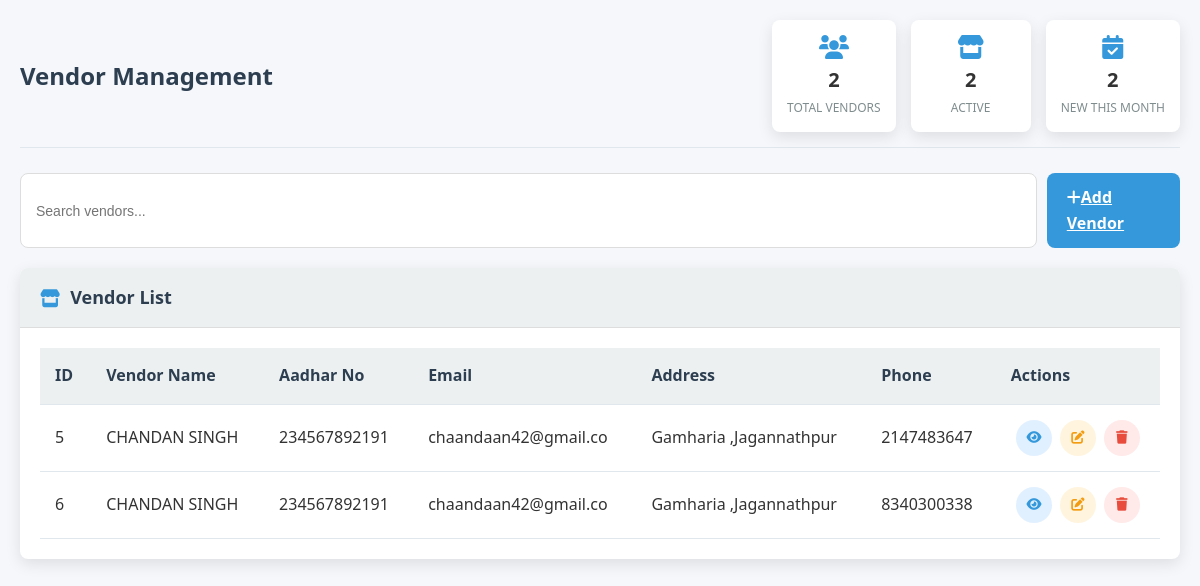
Page /php/vendor.php on the committed database.
### tables this page shows
CREATE TABLE `vendor` (
  `ID` int(100) NOT NULL,
  `VEN_NAME` varchar(50) NOT NULL,
  `AADHAR_NO` varchar(12) NOT NULL,
  `EMAIL` varchar(20) NOT NULL,
  `ADDRESS` varchar(100) NOT NULL,
  `PHONE` varchar(12) NOT NULL
);

### php/vendor.php (the view, shortened to what this page needs)
<?php
$servername = "localhost";
$username = "root";
$password = "";
$dbname = "final";
$conn = new mysqli($servername, $username, $password, $dbname);
$result = $conn->query("SELECT * FROM vendor");
?>
<!DOCTYPE html>
<html lang="en">
<head>
    <link href="https://cdnjs.cloudflare.com/ajax/libs/font-awesome/6.0.0-beta3/css/all.min.css" rel="stylesheet">
</head>
<body>
    <div class="container">
        <div class="page-header">
            <h1 class="page-title">Vendor Management</h1>
            <div class="page-stats">
                <div class="stat-card">
                    <i class="fas fa-users"></i>
                    <div class="stat-value"><?php echo $result->num_rows; ?></div>
                    <div class="stat-label">Total Vendors</div>
                </div>
                <div class="stat-card">
                    <i class="fas fa-store"></i>
                    <div class="stat-value"><?php echo $result->num_rows; ?></div>
                    <div class="stat-label">Active</div>
                </div>
                <div class="stat-card">
                    <i class="fas fa-calendar-check"></i>
                    <div class="stat-value"><?php echo $result->num_rows; ?></div>
                    <div class="stat-label">New This Month</div>
                </div>
            </div>
        </div>
        <div class="search-bar">
            <input type="text" id="searchInput" class="form-control search-input" placeholder="Search vendors...">
            <a href="add_vendor.php" class="btn btn-primary"><i class="fas fa-plus"></i>Add Vendor</a>
        </div>
        <div class="card">
            <div class="card-header">
                <h2 class="card-title">
                    <i class="fas fa-store"></i>
                    Vendor List
                </h2>
            </div>
            <div class="card-body">
                <div class="table-responsive">
                    <table class="data-table" id="vendorTable">
                        <thead>
                            <tr>
                                <th>ID</th>
                                <th>Vendor Name</th>
                                <th>Aadhar No</th>
                                <th>Email</th>
                                <th>Address</th>
                                <th>Phone</th>
                                <th>Actions</th>
                            </tr>
                        </thead>
                        <tbody>
                            <?php while ($row = $result->fetch_assoc()): ?>
                            <tr>
                                <td><?= $row["ID"] ?></td>
                                <td><?= $row["VEN_NAME"] ?></td>
                                <td><?= $row["AADHAR_NO"] ?></td>
                                <td><?= $row["EMAIL"] ?></td>
                                <td><?= $row["ADDRESS"] ?></td>
                                <td><?= $row["PHONE"] ?></td>
                                <td>
                                    <div class="action-buttons">
                                        <button class="btn-icon btn-view" onclick="viewVendor(<?= $row['ID'] ?>)" title="View Details">
                                            <i class="fas fa-eye"></i>
                                        </button>
                                        <button class="btn-icon btn-edit" onclick="editVendor(<?= $row['ID'] ?>)" title="Edit">
                                            <i class="fas fa-edit"></i>
                                        </button>
                                        <button class="btn-icon btn-delete" onclick="deleteVendor(<?= $row['ID'] ?>)" title="Delete">
                                            <i class="fas fa-trash"></i>
                                        </button>
                                    </div>
                                </td>
                            </tr>
                            <?php endwhile; ?>
                        </tbody>
                    </table>
                </div>
            </div>
        </div>
    </div>
</body>
</html>

### php/vendor.php (style rules this page uses)
:root { --primary-color: #3498db; --secondary-color: #2980b9; --success-color: #2ecc71; --warning-color: #f39c12; --danger-color: #e74c3c; --dark-color: #2c3e50; --light-color: #ecf0f1; --text-color: #333; --border-radius: 8px; --box-shadow: 0 5px 15px rgba(0, 0, 0, 0.1); --transition: all 0.3s ease; }
* { margin: 0; padding: 0; box-sizing: border-box; }
body { font-family: 'Segoe UI', Tahoma, Geneva, Verdana, sans-serif; background-color: #f5f7fa; color: var(--text-color); line-height: 1.6; }
.container { padding: 20px; max-width: 1200px; margin: 0 auto; }
.page-header { display: flex; justify-content: space-between; align-items: center; margin-bottom: 25px; padding-bottom: 15px; border-bottom: 1px solid #e1e8ed; }
.page-title { font-size: 24px; font-weight: 600; color: var(--dark-color); }
.page-stats { display: flex; gap: 15px; }
.stat-card { background-color: white; padding: 15px; border-radius: var(--border-radius); box-shadow: var(--box-shadow); min-width: 120px; text-align: center; }
.stat-card i { display: block; font-size: 24px; margin-bottom: 5px; color: var(--primary-color); }
.stat-card .stat-value { font-size: 20px; font-weight: bold; margin-bottom: 2px; }
.stat-card .stat-label { font-size: 12px; color: #7f8c8d; text-transform: uppercase; }
.card { background: white; border-radius: var(--border-radius); box-shadow: var(--box-shadow); margin-bottom: 25px; overflow: hidden; }
.card-header { padding: 15px 20px; background: var(--light-color); border-bottom: 1px solid #ddd; display: flex; justify-content: space-between; align-items: center; }
.card-title { font-size: 18px; font-weight: 600; color: var(--dark-color); display: flex; align-items: center; }
.card-title i { margin-right: 10px; color: var(--primary-color); }
.card-body { padding: 20px; }
.form-control { width: 100%; padding: 12px 15px; border: 1px solid #ddd; border-radius: var(--border-radius); font-size: 14px; transition: var(--transition); }
.btn { padding: 12px 20px; border: none; border-radius: var(--border-radius); cursor: pointer; font-weight: 600; transition: var(--transition); }
.btn-primary { background-color: var(--primary-color); color: white; }
.table-responsive { overflow-x: auto; }
.data-table { width: 100%; border-collapse: collapse; border-spacing: 0; background-color: white; }
.data-table th, .data-table td { padding: 15px; text-align: left; border-bottom: 1px solid #e1e8ed; }
.data-table th { background-color: var(--light-color); font-weight: 600; color: var(--dark-color); }
.data-table td:last-child { text-align: center; }
.action-buttons { display: flex; gap: 8px; justify-content: center; }
.btn-icon { width: 36px; height: 36px; display: inline-flex; align-items: center; justify-content: center; border-radius: 50%; border: none; cursor: pointer; transition: var(--transition); }
.btn-edit { background-color: #fff4de; color: var(--warning-color); }
.btn-delete { background-color: #ffe9e9; color: var(--danger-color); }
.btn-view { background-color: #e1f0ff; color: var(--primary-color); }
.search-bar { display: flex; gap: 10px; margin-bottom: 20px; }
.search-input { flex-grow: 1; }

### rows in the picture
vendor: ID "5", VEN_NAME "CHANDAN SINGH", AADHAR_NO "234567892191", EMAIL "chaandaan42@gmail.co", ADDRESS "Gamharia ,Jagannathpur", PHONE "2147483647"
vendor: ID "6", VEN_NAME "CHANDAN SINGH", AADHAR_NO "234567892191", EMAIL "chaandaan42@gmail.co", ADDRESS "Gamharia ,Jagannathpur", PHONE "8340300338"

### other values in the picture
$result->num_rows "2"
